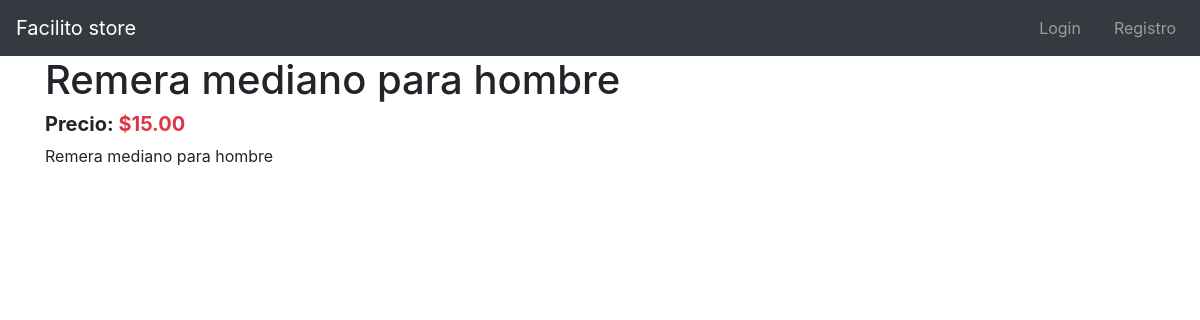
/productos/remera-hombre-mediano, run on the app's committed database.
### products/models.py (models this page shows, shortened)
class Product(models.Model):
    title = models.CharField(max_length=50)
    description = models.TextField()
    price = models.DecimalField(max_digits=8, decimal_places=2, default=0.0)
    slug = models.SlugField(null=False, blank=False, unique=True)
    created_at = models.DateTimeField(auto_now_add=True)

### products/views.py (the view)
# urls.py: path('<slug:slug>', views.ProductDetailView.as_view(), name='proeuct-view'),
class ProductDetailView(DetailView):
    model = Product
    template_name = 'products/product.html'
    def get_context_data(self, **kwargs: Any):
        context =  super().get_context_data(**kwargs)
        return context

### products/templates/products/product.html
{% extends 'base.html' %} {% block content %}
<div class="col">
<div class="h1">{{product.title}}</div>
<div class="h5 font-weight-bold">
  Precio: <span class="text-danger">${{product.price}}</span>
</div>
<div>
    <p>{{product.description}}</p>
</div>
</div>
{% endblock %}

### data on the page
Product: title "Remera mediano para hombre", price "15.00", description "Remera mediano para hombre"
